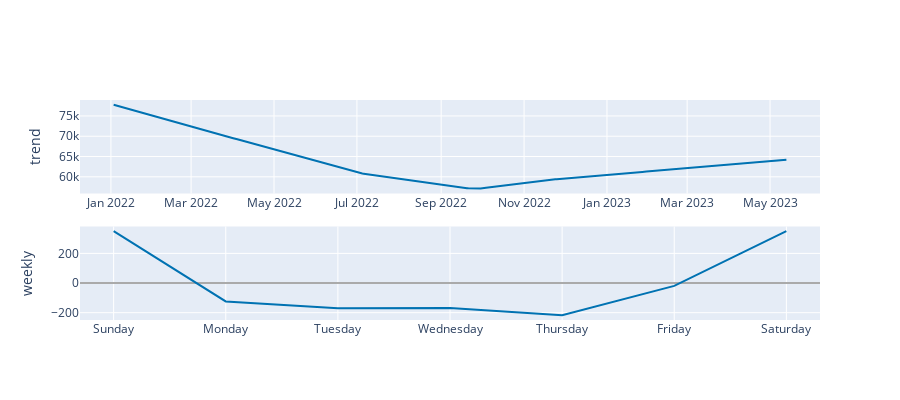

Write notebook code for a chart like this one.
### Code cell
# 세부 컴포넌트를 이용해 데이터 확인
plot_components_plotly(m, forecast) # default 1week

### Figure 1 — Plotly figure (JSON) as saved in the notebook; plotly's stock layout.template omitted (floating-point values rounded to 4 significant figures; data arrays with more than 128 entries replaced by an {"elided": "..."} marker saying what was removed)
{"data": [{"line": {"color": "#0072B2", "width": 2}, "mode": "lines", "name": "trend", "type": "scatter", "x": {"elided": "347 str values"}, "xaxis": "x", "y": {"elided": "347 float values"}, "yaxis": "y"}, {"line": {"color": "rgba(0, 114, 178, 0.2)", "width": 0}, "mode": "lines", "name": "trend_upper", "type": "scatter", "x": {"elided": "347 str values"}, "xaxis": "x", "y": {"elided": "347 float values"}, "yaxis": "y"}, {"fill": "tonexty", "fillcolor": "rgba(0, 114, 178, 0.2)", "line": {"color": "rgba(0, 114, 178, 0.2)", "width": 0}, "mode": "lines", "name": "trend_lower", "type": "scatter", "x": {"elided": "347 str values"}, "xaxis": "x", "y": {"elided": "347 float values"}, "yaxis": "y"}, {"line": {"color": "#0072B2", "width": 2}, "mode": "lines", "name": "weekly", "type": "scatter", "x": ["2017-01-01T00:00:00", "2017-01-02T00:00:00", "2017-01-03T00:00:00", "2017-01-04T00:00:00", "2017-01-05T00:00:00", "2017-01-06T00:00:00", "2017-01-07T00:00:00"], "xaxis": "x2", "y": [349.9, -124.3, -170.2, -167.9, -217.8, -19.53, 349.9], "yaxis": "y2"}], "layout": {"height": 400, "showlegend": false, "width": 900, "xaxis": {"anchor": "y", "domain": [0, 1], "range": ["2021-12-09T06:00:00", "2023-06-06T18:00:00"], "type": "date"}, "xaxis2": {"anchor": "y2", "domain": [0, 1], "range": ["2016-12-31T16:48:00", "2017-01-07T07:12:00"], "tickformat": "%A", "type": "date"}, "yaxis": {"anchor": "x", "autorange": true, "domain": [0.575, 1], "range": [55880.0, 78940.0], "rangemode": "normal", "title": {"text": "trend"}, "type": "linear", "zerolinecolor": "#AAA"}, "yaxis2": {"anchor": "x2", "autorange": true, "domain": [0, 0.425], "range": [-249.4, 381.4], "title": {"text": "weekly"}, "type": "linear", "zerolinecolor": "#AAA"}}}
